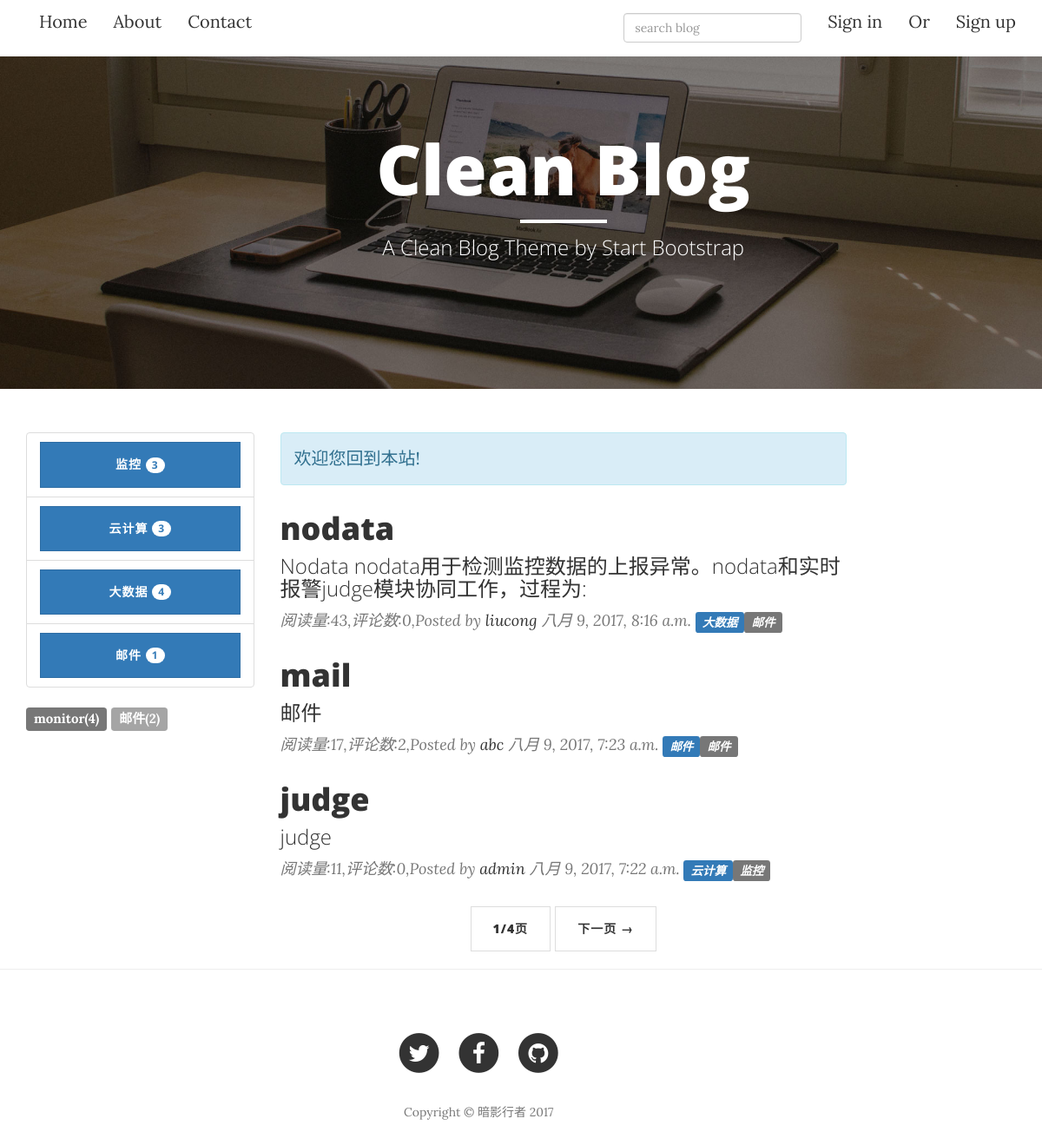
Before: / with the older database file.
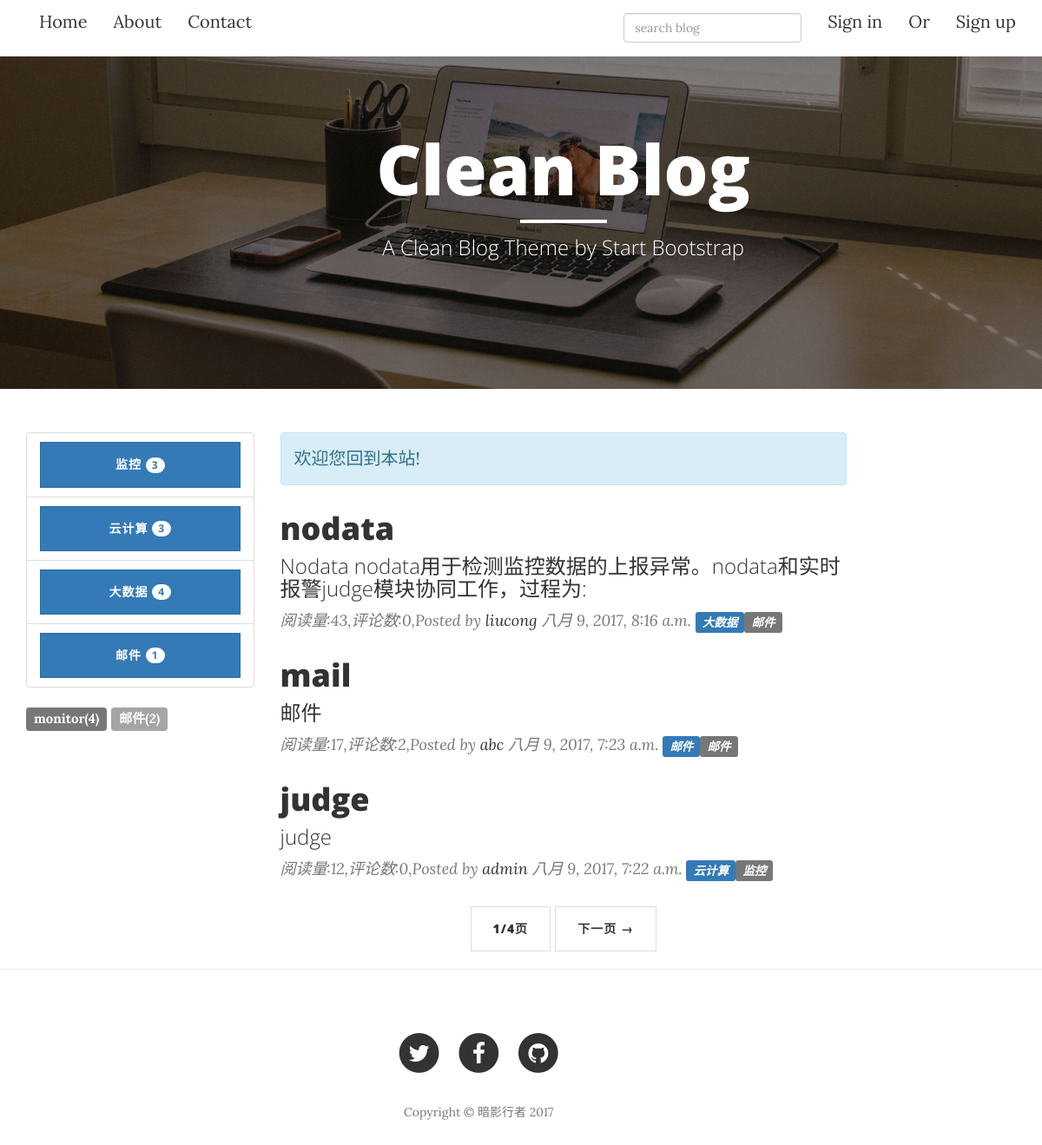
After: the same page with the newer database file.
### blog/models.py (models this page shows, shortened)
class Article(models.Model):
    title = models.CharField(max_length=255)
    abstract = models.CharField(max_length=255,blank=True)
    content = models.TextField()
    create_time = models.DateTimeField(auto_now_add=True)
    modify_time = models.DateTimeField(auto_now_add=True)
    author = models.ForeignKey(Author,on_delete=models.CASCADE)
    tags = models.ManyToManyField(Tag,blank=True)
    category = models.ForeignKey(Category,on_delete=models.CASCADE)
    read_count = models.PositiveIntegerField(default=0)
    def get_absolute_url(self):
        return reverse("blog:detail",kwargs={'pk':self.pk})

class Author(models.Model):
    name  = models.CharField(max_length=255)
    password = models.CharField(max_length=255)
    email = models.EmailField()

class Category(models.Model):
    name = models.CharField(max_length=255)
    def __unicode__(self):
        return self.name

### blog/views.py (the view)
# urls.py: url(r'^$', views.index,name="index"),
def index(request):
    article_list = Article.objects.all().order_by('-create_time')
    paginator = Paginator(article_list,3)
    page = request.GET.get('page')
    try:
        pager = paginator.page(page)
    except PageNotAnInteger:
        pager = paginator.page(1)
    return render(request,'blog/index.html',context={'pager':pager})

### blog/models.py (called while the page is built)
    def __unicode__(self):
        return self.name

### blog/templatetags/tags.py (called while the page is built)
@register.simple_tag
def get_categories():
    return Category.objects.all()

@register.simple_tag
def get_tags():
    return Tag.objects.annotate(num_articles=Count('article')).filter(num_articles__gt=0)

### blog/templates/blog/index.html (shortened to what this page needs)
{% extends 'blog/base.html' %}
{% load tags %}
{% block header %}
    <header class="intro-header bg-img">
        <div class="container">
            <div class="row">
                <div class="col-lg-7 col-lg-offset-3 col-md-9 col-md-offset-1">
                    <div class="site-heading">
                        <h1>Clean Blog</h1>
                        <hr class="small">
                        <span class="subheading">A Clean Blog Theme by Start Bootstrap</span>
                    </div>
                </div>
            </div>
        </div>
    </header>
{% endblock header %}
{% block main %}
    <div class="col-lg-7 col-md-9">
        <div class="alert alert-info" role="alert">
            欢迎您回到本站!
        </div>
    {% for article in pager.object_list %}
        <div class="post-preview">
            <a href="{{ article.get_absolute_url }}">
                <h2 class="post-title">
                    {{ article.title }}
                </h2>
                <h3 class="post-subtitle">
                    {{ article.abstract }}
                </h3>
            </a>
            <p class="post-meta">阅读量:{{ article.read_count }},评论数:{{ article.comment_set.count }},Posted by <a href="#">{{ article.author.name }}</a> {{ article.create_time }} <a href="{% url 'blog:category' article.category.pk %}"><span class="label label-primary">{{ article.category }}</span></a>{% for tag in article.tags.all %}<a href="{% url 'blog:tag' tag.pk %}"><span class="label label-default">{{ tag.name }}</span></a>{% endfor %}</p>
        </div>
    {% empty %}
        <div class="post-preview">
            暂时还没有发布的文章!
        </div>
        {% endfor %}
        <ul class="pager">
            <li>
                <a href="#">{{ pager.number }}/{{ pager.paginator.num_pages }}页</a>
            </li>
            {% if pager.has_next %}
            <li>
                <a href="?page={{ pager.next_page_number }}">下一页 &rarr;</a>
            </li>
            {% endif %}
        </ul>
     </div>
{% endblock main %}

Changed rows visible on the page:
changed Article "judge": read_count "11" → "12"
